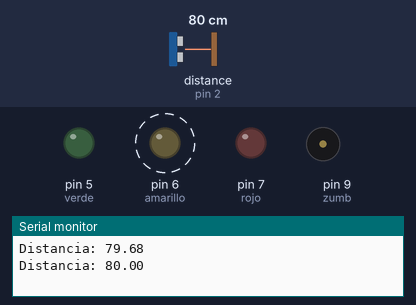
Simulated run of this sketch. Board: Arduino Uno, built with avr-gcc and run on an emulated ATmega328P. Shown: output pins drawn as LEDs (lit = HIGH), buzzer (waves = sounding), the last lines printed to the serial monitor. Wiring (inferred from the names in the program): ultrasonic range finder: trigger pin 3; echo pin 2. Dashed ring = blinking. Inputs (shaded band) come from the test bench; at power-on: distance to the obstacle (sensor on pin 2) 80 cm. The echo pulse lasts 58.3 µs per cm; pins used as bus, display or sensor lines are not drawn.

Above: at 2.0 s.
2.1 s: distance to the obstacle (sensor on pin 2) set to 54 cm
5.6 s: distance to the obstacle (sensor on pin 2) set to 45 cm
At 6.35 s:
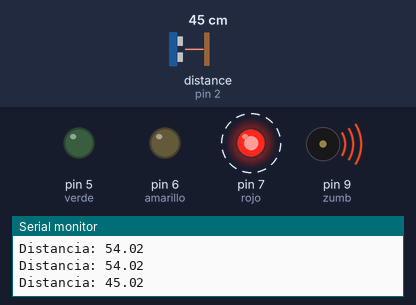
9.5 s: distance to the obstacle (sensor on pin 2) set to 250 cm
At 10.14 s:
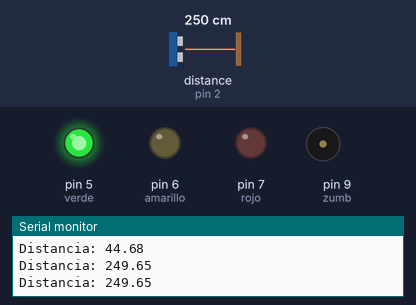
13.0 s: distance to the obstacle (sensor on pin 2) set to 153 cm
16.5 s: distance to the obstacle (sensor on pin 2) set to 147 cm
At 17.2 s:
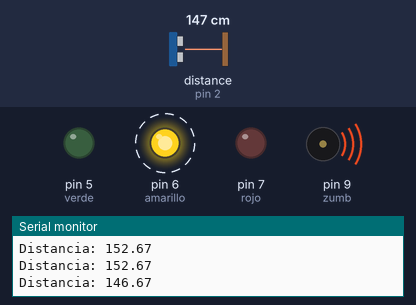
21.0 s: distance to the obstacle (sensor on pin 2) set to 54 cm
24.5 s: distance to the obstacle (sensor on pin 2) set to 46 cm
At 25.2 s:
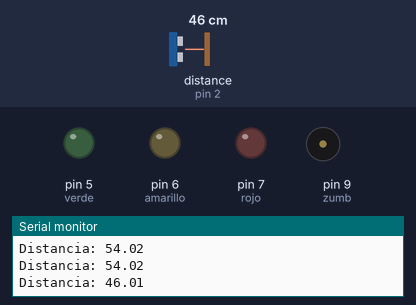
Timing chart, 0 to 29.0 s (numbered marks = the images above; inputs shaded):
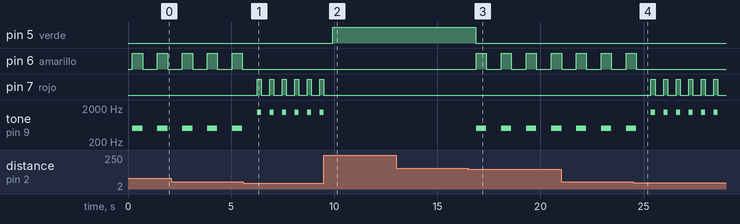

The sketch:

sensor_autos.ino
```cpp
int verde=5, amarillo=6, rojo=7;
int zumb=9, trig=3, eco=2;

void setup()
{
  Serial.begin(9600); //**********************
  pinMode(rojo, OUTPUT);
  pinMode(verde, OUTPUT);
  pinMode(amarillo, OUTPUT);
  pinMode(zumb, OUTPUT);
  pinMode(trig, OUTPUT);
  pinMode(eco, INPUT);

  digitalWrite(rojo,LOW);
  digitalWrite(verde,LOW);
  digitalWrite(amarillo,LOW);

}

void loop()
{
  digitalWrite(trig,LOW);
  delayMicroseconds(2);
  digitalWrite(trig, HIGH);
  delayMicroseconds(10);
  digitalWrite(trig,LOW);

  long tiempo = pulseIn(eco,HIGH);
  float distancia = (tiempo / 2.0) * 0.0343;
  //float distancia = tiempo * 0.0143;
  // 0.0343 es la velocidad del sonido [cm/microSeg]

  Serial.print("Distancia: ");
  Serial.print(distancia);
  Serial.print("\n");
  delay(200);

  if(distancia<=50) {
    alerta3();
  }
  else if(distancia>50 && distancia <=150) {
    alerta2();
  }
  else if(distancia>150 && distancia<=300) {
    alerta();
  }
  else if(distancia>300) {
    apaga();
  }
}

void apaga() {
  digitalWrite(verde, LOW);
  digitalWrite(amarillo, LOW);
  digitalWrite(rojo, LOW);
  delay(5);
} // APAGA LEDS

void alerta() {
  apaga();
  digitalWrite(verde,HIGH);
} // ALERTA CUANDO TIENE UN OBJETO A LARGA DISTANCIA

void alerta2() {
  apaga();
  digitalWrite(amarillo,HIGH);
  tone(zumb, 500);
  delay(500);
  noTone(zumb);
  digitalWrite(amarillo,LOW);
  delay(500);
} // ALERTA CUANDO TIENE UN OBJETO A MEDIA DISTANCIA

void alerta3() {
  apaga();
  digitalWrite(rojo,HIGH);
  //digitalWrite(zumb,HIGH);
  tone(zumb, 1500);

  delay(200);
  noTone(zumb);
  digitalWrite(rojo,LOW);
  delay(200);
} // ALERTA CUANDO TIENE UN OBJETO A CORTA DISTANCIA
```

Measured:
- the behaviour switches between 50 and 49 cm on distance to the obstacle (sensor on pin 2) (found by bisection; images 0 and 1)
- the behaviour switches between 151 and 150 cm on distance to the obstacle (sensor on pin 2) (found by bisection; images 2 and 3)
- the behaviour switches between 51 and 50 cm on distance to the obstacle (sensor on pin 2) (found by bisection; images 3 and 4)
- after the input at 5.6 s, pin 6 (amarillo): stops changing and stays LOW; pin 7 (rojo): alternates HIGH for 0.20 s and LOW for 0.41 s, starting after 0.66 s; tone on pin 9 (zumb): alternates 1500 Hz for 0.20 s and silent for 0.41 s, starting after 0.66 s
- after the input at 9.5 s, pin 5 (verde): LOW → HIGH after 0.42 s; pin 7 (rojo): goes on until 9.5 s, then stays LOW; tone on pin 9 (zumb): goes on until 9.5 s, then stays silent
- after the input at 16.5 s, pin 5 (verde): HIGH → LOW after 0.38 s; pin 6 (amarillo): alternates HIGH for 0.50 s and LOW for 0.71 s, starting after 0.38 s; tone on pin 9 (zumb): alternates 500 Hz for 0.50 s and silent for 0.71 s, starting after 0.38 s
- after the input at 24.5 s, pin 6 (amarillo): goes on until 24.7 s, then stays LOW; pin 7 (rojo): alternates HIGH for 0.20 s and LOW for 0.41 s, starting after 0.86 s
- by itself, pin 6 (amarillo): alternates HIGH for 0.50 s and LOW for 0.71 s
